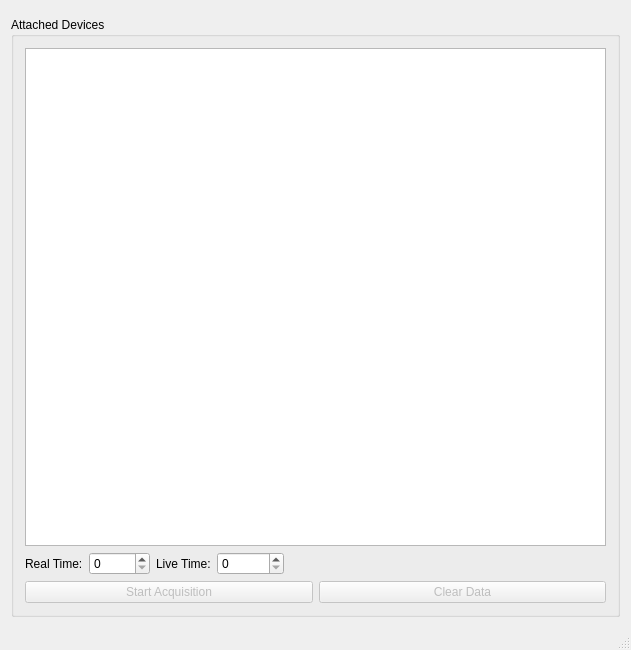
<?xml version="1.0" encoding="UTF-8"?>
<ui version="4.0">
 <class>MainWindow</class>
 <widget class="QMainWindow" name="MainWindow">
  <property name="geometry">
   <rect>
    <x>0</x>
    <y>0</y>
    <width>631</width>
    <height>571</height>
   </rect>
  </property>
  <property name="sizePolicy">
   <sizepolicy hsizetype="Expanding" vsizetype="Expanding">
    <horstretch>0</horstretch>
    <verstretch>1</verstretch>
   </sizepolicy>
  </property>
  <property name="windowTitle">
   <string>USB Spectrometer Example</string>
  </property>
  <widget class="QWidget" name="centralWidget">
   <property name="sizePolicy">
    <sizepolicy hsizetype="Preferred" vsizetype="Preferred">
     <horstretch>0</horstretch>
     <verstretch>0</verstretch>
    </sizepolicy>
   </property>
   <layout class="QVBoxLayout" name="verticalLayout_2" stretch="0,0">
    <item>
     <widget class="QCustomGraph" name="graphView" native="true">
      <property name="sizePolicy">
       <sizepolicy hsizetype="Preferred" vsizetype="Preferred">
        <horstretch>0</horstretch>
        <verstretch>1</verstretch>
       </sizepolicy>
      </property>
     </widget>
    </item>
    <item>
     <widget class="QGroupBox" name="groupBox">
      <property name="sizePolicy">
       <sizepolicy hsizetype="Preferred" vsizetype="Preferred">
        <horstretch>0</horstretch>
        <verstretch>0</verstretch>
       </sizepolicy>
      </property>
      <property name="minimumSize">
       <size>
        <width>0</width>
        <height>600</height>
       </size>
      </property>
      <property name="maximumSize">
       <size>
        <width>16777215</width>
        <height>800</height>
       </size>
      </property>
      <property name="title">
       <string>Attached Devices</string>
      </property>
      <layout class="QVBoxLayout" name="verticalLayout">
       <item>
        <widget class="QTableWidget" name="devicesList">
         <property name="alternatingRowColors">
          <bool>true</bool>
         </property>
         
         <property name="selectionMode">
          <enum>QAbstractItemView::SingleSelection</enum>
         </property>
         <property name="selectionBehavior">
          <enum>QAbstractItemView::SelectRows</enum>
         </property>
         <property name="horizontalScrollMode">
          <enum>QAbstractItemView::ScrollPerPixel</enum>
         </property>
        </widget>
       </item>
       <item>
        <layout class="QHBoxLayout" name="horizontalLayout_2">
         <item>
          <widget class="QLabel" name="realTimeLabel">
           <property name="text">
            <string>Real Time:</string>
           </property>
          </widget>
         </item>
         <item>
          <widget class="QSpinBox" name="realTimeNumeric">
           <property name="maximum">
            <number>99999</number>
           </property>
          </widget>
         </item>
         <item>
          <widget class="QLabel" name="liveTimeLabel">
           <property name="text">
            <string>Live Time:</string>
           </property>
          </widget>
         </item>
         <item>
          <widget class="QSpinBox" name="liveTimeNumeric">
           <property name="suffix">
            <string/>
           </property>
           <property name="maximum">
            <number>999999</number>
           </property>
          </widget>
         </item>
         <item>
          <spacer name="horizontalSpacer">
           <property name="orientation">
            <enum>Qt::Horizontal</enum>
           </property>
           <property name="sizeHint" stdset="0">
            <size>
             <width>40</width>
             <height>20</height>
            </size>
           </property>
          </spacer>
         </item>
        </layout>
       </item>
       <item>
        <layout class="QHBoxLayout" name="horizontalLayout">
         <item>
          <widget class="QPushButton" name="startStopButton">
           <property name="enabled">
            <bool>false</bool>
           </property>
           <property name="text">
            <string>Start Acquisition</string>
           </property>
          </widget>
         </item>
         <item>
          <widget class="QPushButton" name="clearButton">
           <property name="enabled">
            <bool>false</bool>
           </property>
           <property name="text">
            <string>Clear Data</string>
           </property>
          </widget>
         </item>
        </layout>
       </item>
      </layout>
     </widget>
    </item>
   </layout>
  </widget>
  <widget class="QStatusBar" name="statusBar"/>
 </widget>
 <layoutdefault spacing="6" margin="11"/>
 <customwidgets>
  <customwidget>
   <class>QCustomGraph</class>
   <extends>QWidget</extends>
   <header>qcustomgraph.h</header>
   <container>1</container>
  </customwidget>
 </customwidgets>
 <resources/>
 <connections/>
</ui>
